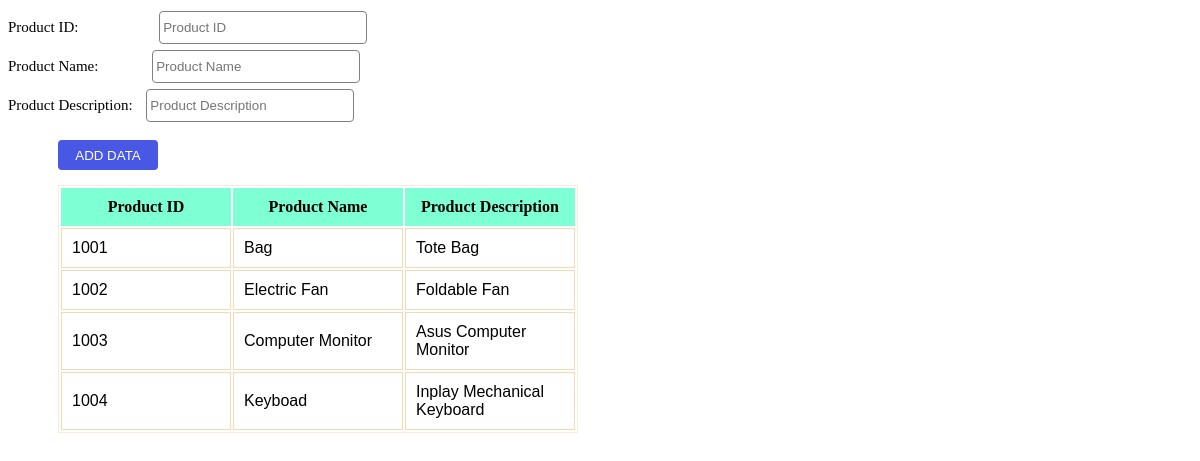
The page / on the database its author committed.
### tables this page shows
CREATE TABLE `product` (
  `prod_id` int(20) NOT NULL,
  `prod_name` varchar(200) DEFAULT NULL,
  `prod_desc` varchar(200) DEFAULT NULL
);

### index.php (the view, shortened to what this page needs)
<!DOCTYPE html>
<html lang="en">
<head>
    <link rel="stylesheet" href="style.css">
</head>
<body>
    <form action="save.php" method="POST">
        <div class="prod_id">Product ID: <input type="text" id="prod_id" name="prod_id" placeholder="Product ID"required><br></div>
        <div class="prod_name">Product Name: <input type="text" id="prod_name" name="prod_name" placeholder="Product Name"required><br></div>
        <div class="prod_desc">Product Description: <input type="text" id="prod_desc" name="prod_desc" placeholder="Product Description"required><br></div>
        <div class="subBtn"><input type="submit" id="AddBtn" name="submit" value="ADD DATA"></div>
    </form>
        <?php
            include ("config.php");
            $sql = "SELECT * FROM product ";
            $result = $conn->query($sql);
            if($result->num_rows > 0){
                echo "<table>";
                echo "<tr>";
                echo "<th> Product ID </th><th> Product Name </th><th> Product Description </th>";
                echo "</tr>";
                while($row  = $result->fetch_assoc()) {
                    echo "<tr>";
                    echo "<td>". $row['prod_id'] ."</td>";
                    echo "<td>". $row['prod_name'] ."</td>";
                    echo "<td>". $row['prod_desc'] ."</td>";
                    echo "</tr>";
                }
                echo "</table>";
            }
?>
</body>
</html>

### style.css (style rules this page uses)
* { background-color: rgb(255, 255, 255); }
#prod_id { width: 200px; height: 25px; padding: 3px; margin: 3px; border-radius: 4px; border: 1px solid gray; margin-left: 77px; }
#prod_name { width: 200px; height: 25px; padding: 3px; margin: 3px; border-radius: 4px; border: 1px solid gray; margin-left: 50px; }
#prod_desc { width: 200px; height: 25px; padding: 3px; margin: 3px; border-radius: 4px; border: 1px solid gray; margin-left: 10px; }
.prod_id { font-size: 15px; font-family: 'Lucida Sans'; }
.prod_name { font-size: 15px; font-family: 'Lucida Sans'; }
.prod_desc { font-size: 15px; font-family: 'Lucida Sans'; }
#AddBtn { height: 30px; width: 100px; border-radius: 4px; border: 0; background-color: rgb(73, 88, 228); transition: 0.5s; color: white; margin-left: 50px; margin-top: 15px; }
th { width: 150px; padding: 10px; background-color: aquamarine; }
tr { padding: 10px; }
table { border: 1px solid; border-color: antiquewhite; margin: 50px; margin-top: 15px; }
td { border: 1px solid; border-color: rgb(245, 217, 181); width: 50px; border-width: 1px; padding: 10px; font-family: 'Trebuchet MS', 'Lucida Sans Unicode', 'Lucida Grande', 'Lucida Sans', Arial, sans-serif; }

### rows shown on the page
product: prod_id "1001", prod_name "Bag", prod_desc "Tote Bag"
product: prod_id "1002", prod_name "Electric Fan", prod_desc "Foldable Fan"
product: prod_id "1003", prod_name "Computer Monitor", prod_desc "Asus Computer Monitor"
product: prod_id "1004", prod_name "Keyboad", prod_desc "Inplay Mechanical Keyboard"
